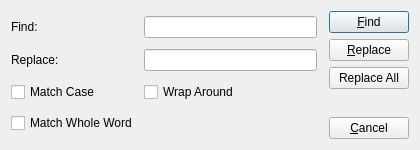
<?xml version="1.0" encoding="UTF-8"?>
<ui version="4.0">
 <class>Find</class>
 <widget class="QDialog" name="Find">
  <property name="enabled">
   <bool>true</bool>
  </property>
  <property name="geometry">
   <rect>
    <x>0</x>
    <y>0</y>
    <width>420</width>
    <height>150</height>
   </rect>
  </property>
  <property name="minimumSize">
   <size>
    <width>420</width>
    <height>150</height>
   </size>
  </property>
  <property name="windowTitle">
   <string>Find and Replace</string>
  </property>
  <layout class="QHBoxLayout" name="horizontalLayout">
   <item>
    <layout class="QGridLayout" name="gridLayout">
     <property name="rightMargin">
      <number>6</number>
     </property>
     <property name="horizontalSpacing">
      <number>6</number>
     </property>
     <item row="0" column="0">
      <widget class="QLabel" name="label">
       <property name="text">
        <string>Find:</string>
       </property>
       <property name="buddy">
        <cstring>lineEditFind</cstring>
       </property>
      </widget>
     </item>
     <item row="0" column="1">
      <widget class="QLineEdit" name="lineEditFind"/>
     </item>
     <item row="3" column="0">
      <widget class="QCheckBox" name="checkWholeWord">
       <property name="text">
        <string>Match Whole Word</string>
       </property>
      </widget>
     </item>
     <item row="1" column="0">
      <widget class="QLabel" name="label_2">
       <property name="text">
        <string>Replace:</string>
       </property>
       <property name="buddy">
        <cstring>lineEditReplace</cstring>
       </property>
      </widget>
     </item>
     <item row="1" column="1">
      <widget class="QLineEdit" name="lineEditReplace"/>
     </item>
     <item row="2" column="0">
      <widget class="QCheckBox" name="checkCase">
       <property name="text">
        <string>Match Case</string>
       </property>
      </widget>
     </item>
     <item row="2" column="1">
      <widget class="QCheckBox" name="checkWrapAround">
       <property name="text">
        <string>Wrap Around</string>
       </property>
      </widget>
     </item>
    </layout>
   </item>
   <item>
    <layout class="QVBoxLayout" name="verticalLayout">
     <property name="spacing">
      <number>6</number>
     </property>
     <item>
      <widget class="QPushButton" name="btnFind">
       <property name="text">
        <string>&amp;Find</string>
       </property>
      </widget>
     </item>
     <item>
      <widget class="QPushButton" name="btnReplace">
       <property name="text">
        <string>&amp;Replace</string>
       </property>
      </widget>
     </item>
     <item>
      <widget class="QPushButton" name="btnReplaceAll">
       <property name="text">
        <string>Replace All</string>
       </property>
      </widget>
     </item>
     <item>
      <spacer name="verticalSpacer">
       <property name="orientation">
        <enum>Qt::Vertical</enum>
       </property>
       <property name="sizeHint" stdset="0">
        <size>
         <width>20</width>
         <height>20</height>
        </size>
       </property>
      </spacer>
     </item>
     <item>
      <widget class="QPushButton" name="btnCancel">
       <property name="text">
        <string>&amp;Cancel</string>
       </property>
      </widget>
     </item>
    </layout>
   </item>
  </layout>
 </widget>
 <tabstops>
  <tabstop>lineEditFind</tabstop>
  <tabstop>lineEditReplace</tabstop>
  <tabstop>btnFind</tabstop>
  <tabstop>btnReplace</tabstop>
  <tabstop>btnReplaceAll</tabstop>
  <tabstop>checkCase</tabstop>
  <tabstop>checkWholeWord</tabstop>
  <tabstop>checkWrapAround</tabstop>
  <tabstop>btnCancel</tabstop>
 </tabstops>
 <resources/>
 <connections>
  <connection>
   <sender>btnCancel</sender>
   <signal>clicked()</signal>
   <receiver>Find</receiver>
   <slot>reject()</slot>
   <hints>
    <hint type="sourcelabel">
     <x>389</x>
     <y>129</y>
    </hint>
    <hint type="destinationlabel">
     <x>328</x>
     <y>67</y>
    </hint>
   </hints>
  </connection>
 </connections>
</ui>
